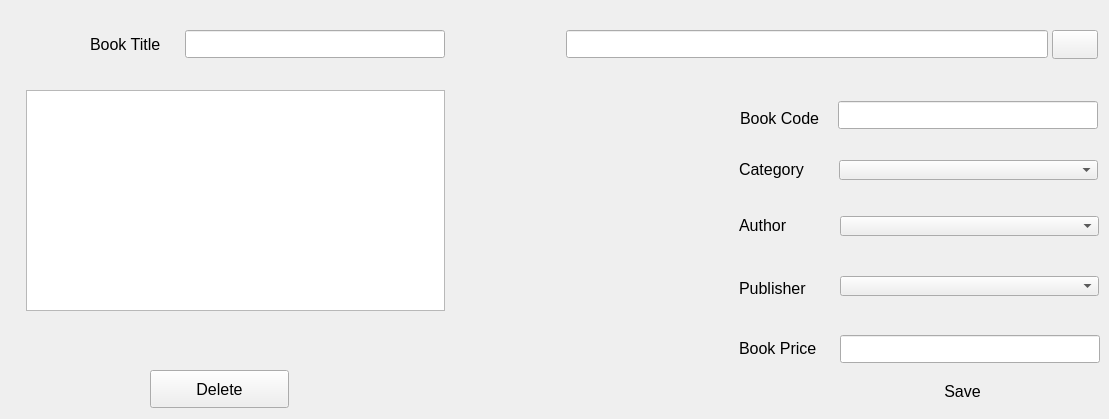
      <widget class="QWidget" name="Edit_delete_book">
       <attribute name="title">
        <string>Edit or Delete book</string>
       </attribute>
       <widget class="QLineEdit" name="price_LEdit_2">
        <property name="geometry">
         <rect>
          <x>840</x>
          <y>335</y>
          <width>260</width>
          <height>28</height>
         </rect>
        </property>
       </widget>
       <widget class="QComboBox" name="edit_pub_combo">
        <property name="geometry">
         <rect>
          <x>840</x>
          <y>276</y>
          <width>259</width>
          <height>20</height>
         </rect>
        </property>
        <property name="styleSheet">
         <string notr="true"/>
        </property>
       </widget>
       <widget class="QLineEdit" name="code_LEdit">
        <property name="geometry">
         <rect>
          <x>838</x>
          <y>101</y>
          <width>260</width>
          <height>28</height>
         </rect>
        </property>
       </widget>
       <widget class="QLineEdit" name="book_titleEdit">
        <property name="geometry">
         <rect>
          <x>185</x>
          <y>30</y>
          <width>260</width>
          <height>28</height>
         </rect>
        </property>
       </widget>
       <widget class="QLabel" name="label_15">
        <property name="geometry">
         <rect>
          <x>90</x>
          <y>33</y>
          <width>94</width>
          <height>23</height>
         </rect>
        </property>
        <property name="font">
         <font>
          <family>Segoe UI</family>
          <pointsize>12</pointsize>
         </font>
        </property>
        <property name="text">
         <string>Book Title</string>
        </property>
       </widget>
       <widget class="QLabel" name="label_16">
        <property name="geometry">
         <rect>
          <x>739</x>
          <y>337</y>
          <width>94</width>
          <height>23</height>
         </rect>
        </property>
        <property name="font">
         <font>
          <family>Segoe UI</family>
          <pointsize>12</pointsize>
         </font>
        </property>
        <property name="text">
         <string>Book Price</string>
        </property>
       </widget>
       <widget class="QComboBox" name="edit_cat_combo">
        <property name="geometry">
         <rect>
          <x>839</x>
          <y>160</y>
          <width>259</width>
          <height>20</height>
         </rect>
        </property>
        <property name="styleSheet">
         <string notr="true"/>
        </property>
       </widget>
       <widget class="QLabel" name="label_17">
        <property name="geometry">
         <rect>
          <x>739</x>
          <y>214</y>
          <width>94</width>
          <height>23</height>
         </rect>
        </property>
        <property name="font">
         <font>
          <family>Segoe UI</family>
          <pointsize>12</pointsize>
         </font>
        </property>
        <property name="text">
         <string>Author</string>
        </property>
       </widget>
       <widget class="QLabel" name="label_18">
        <property name="geometry">
         <rect>
          <x>739</x>
          <y>277</y>
          <width>94</width>
          <height>23</height>
         </rect>
        </property>
        <property name="font">
         <font>
          <family>Segoe UI</family>
          <pointsize>12</pointsize>
         </font>
        </property>
        <property name="text">
         <string>Publisher</string>
        </property>
       </widget>
       <widget class="QComboBox" name="edit_author_combo">
        <property name="geometry">
         <rect>
          <x>840</x>
          <y>216</y>
          <width>259</width>
          <height>20</height>
         </rect>
        </property>
        <property name="styleSheet">
         <string notr="true"/>
        </property>
       </widget>
       <widget class="QLabel" name="label_19">
        <property name="geometry">
         <rect>
          <x>740</x>
          <y>107</y>
          <width>94</width>
          <height>23</height>
         </rect>
        </property>
        <property name="font">
         <font>
          <family>Segoe UI</family>
          <pointsize>12</pointsize>
         </font>
        </property>
        <property name="text">
         <string>Book Code</string>
        </property>
       </widget>
       <widget class="QPushButton" name="save_btn">
        <property name="geometry">
         <rect>
          <x>890</x>
          <y>373</y>
          <width>145</width>
          <height>37</height>
         </rect>
        </property>
        <property name="font">
         <font>
          <family>Segoe UI</family>
          <pointsize>12</pointsize>
         </font>
        </property>
        <property name="styleSheet">
         <string notr="true">border-radius:5px;</string>
        </property>
        <property name="text">
         <string>Save</string>
        </property>
       </widget>
       <widget class="QLabel" name="label_20">
        <property name="geometry">
         <rect>
          <x>739</x>
          <y>158</y>
          <width>94</width>
          <height>23</height>
         </rect>
        </property>
        <property name="font">
         <font>
          <family>Segoe UI</family>
          <pointsize>12</pointsize>
         </font>
        </property>
        <property name="text">
         <string>Category</string>
        </property>
       </widget>
       <widget class="QLineEdit" name="search_query">
        <property name="geometry">
         <rect>
          <x>566</x>
          <y>30</y>
          <width>482</width>
          <height>28</height>
         </rect>
        </property>
       </widget>
       <widget class="QPushButton" name="search_btn">
        <property name="geometry">
         <rect>
          <x>1052</x>
          <y>30</y>
          <width>46</width>
          <height>29</height>
         </rect>
        </property>
        <property name="font">
         <font>
          <family>Segoe UI</family>
          <pointsize>12</pointsize>
         </font>
        </property>
        <property name="layoutDirection">
         <enum>Qt::LeftToRight</enum>
        </property>
        <property name="styleSheet">
         <string notr="true">/*
QPushButton {
    border: 2px solid #8f8f91;
    border-radius: 6px;
	background-color:rgb(194, 194, 194);
   	border-color:rgb(38, 38, 38);
	min-width: auto;
}

QPushButton:pressed {
    background-color: qlineargradient(x1: 0, y1: 0, x2: 0, y2: 1,
                                      stop: 0 #dadbde, stop: 1 #f6f7fa);
}
*/</string>
        </property>
        <property name="text">
         <string/>
        </property>
        <property name="icon">
         <iconset resource="icons.qrc">
          <normaloff>:/icons/search.png</normaloff>:/icons/search.png</iconset>
        </property>
        <property name="iconSize">
         <size>
          <width>25</width>
          <height>18</height>
         </size>
        </property>
       </widget>
       <widget class="QPushButton" name="delete_btn">
        <property name="geometry">
         <rect>
          <x>150</x>
          <y>370</y>
          <width>139</width>
          <height>38</height>
         </rect>
        </property>
        <property name="font">
         <font>
          <family>Segoe UI</family>
          <pointsize>12</pointsize>
         </font>
        </property>
        <property name="styleSheet">
         <string notr="true"/>
        </property>
        <property name="text">
         <string>Delete</string>
        </property>
       </widget>
       <widget class="QTextEdit" name="description_LEdit">
        <property name="geometry">
         <rect>
          <x>26</x>
          <y>90</y>
          <width>419</width>
          <height>221</height>
         </rect>
        </property>
       </widget>
      </widget>
